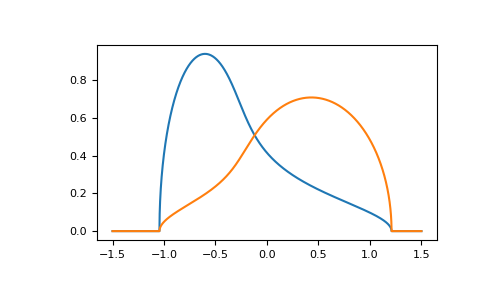

Here is the Python script that generated this plot:
from functools import partial
parameter = dict(
    e_onsite=[-0.3, 0.3],
    concentration=[0.3, 0.7],
    hilbert_trafo=partial(gt.bethe_gf_z, half_bandwidth=1),
)

ww = np.linspace(-1.5, 1.5, num=5000) + 1e-10j
self_cpa_ww = gt.cpa.solve_root(ww, **parameter)
del parameter['concentration']
gf_cmpt_ww = gt.cpa.gf_cmpt_z(ww, self_cpa_ww, **parameter)

import matplotlib.pyplot as plt
__ = plt.plot(ww.real, -1./np.pi*gf_cmpt_ww[..., 0].imag)
__ = plt.plot(ww.real, -1./np.pi*gf_cmpt_ww[..., 1].imag)
plt.show()
